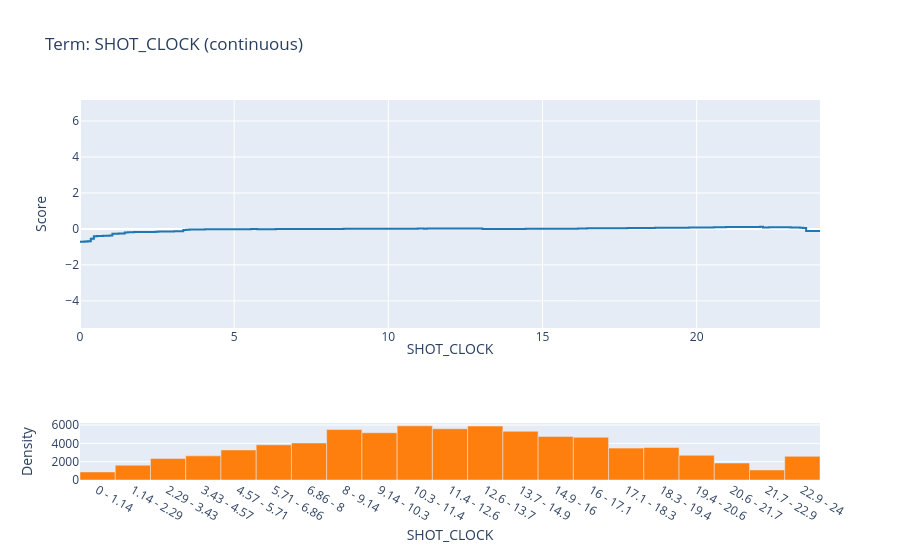

This figure's notebook cell:
### Code cell
target_feature = 'SHOT_CLOCK'

feature_index = feature_cols.index(target_feature)

feature_fig = ebm_global.visualize(feature_index)
feature_fig.show()

### Figure 1 — Plotly figure (JSON) as saved in the notebook; plotly's stock layout.template omitted (floating-point values rounded to 4 significant figures; data arrays with more than 128 entries replaced by an {"elided": "..."} marker saying what was removed)
{"data": [{"line": {"shape": "hv", "width": 0}, "marker": {"color": "#444"}, "mode": "lines", "name": "Lower Bound", "type": "scatter", "x": {"elided": "241 float values"}, "xaxis": "x", "y": {"elided": "241 float values"}, "yaxis": "y"}, {"fill": "tonexty", "fillcolor": "rgba(68, 68, 68, 0.15)", "line": {"color": "rgb(31, 119, 180)", "shape": "hv"}, "mode": "lines", "name": "Main", "type": "scatter", "x": {"elided": "241 float values"}, "xaxis": "x", "y": {"elided": "241 float values"}, "yaxis": "y"}, {"fill": "tonexty", "fillcolor": "rgba(68, 68, 68, 0.15)", "line": {"shape": "hv", "width": 0}, "marker": {"color": "#444"}, "mode": "lines", "name": "Upper Bound", "type": "scatter", "x": {"elided": "241 float values"}, "xaxis": "x", "y": {"elided": "241 float values"}, "yaxis": "y"}, {"hovertemplate": "(%{hovertext}): %{y}", "hovertext": ["0 - 1.14", "1.14 - 2.29", "2.29 - 3.43", "3.43 - 4.57", "4.57 - 5.71", "5.71 - 6.86", "6.86 - 8", "8 - 9.14", "9.14 - 10.3", "10.3 - 11.4", "11.4 - 12.6", "12.6 - 13.7", "13.7 - 14.9", "14.9 - 16", "16 - 17.1", "17.1 - 18.3", "18.3 - 19.4", "19.4 - 20.6", "20.6 - 21.7", "21.7 - 22.9", "22.9 - 24"], "marker": {"color": "#ff7f0e"}, "name": "Distribution", "type": "bar", "x": [0.5714, 1.714, 2.857, 4, 5.143, 6.286, 7.429, 8.571, 9.714, 10.86, 12, 13.14, 14.29, 15.43, 16.57, 17.71, 18.86, 20, 21.14, 22.29, 23.43], "xaxis": "x2", "y": [881, 1620, 2352, 2636, 3280, 3835, 4044, 5508, 5158, 5911, 5596, 5892, 5320, 4754, 4663, 3482, 3550, 2698, 1855, 1098, 2580], "yaxis": "y2"}], "layout": {"bargap": 0, "showlegend": false, "title": {"text": "Term: SHOT_CLOCK (continuous)"}, "xaxis": {"anchor": "y", "domain": [0, 1], "matches": "x", "title": {"standoff": 0, "text": "SHOT_CLOCK"}}, "xaxis2": {"anchor": "y2", "domain": [0, 1], "matches": "x", "tickmode": "array", "ticktext": ["0 - 1.14", "1.14 - 2.29", "2.29 - 3.43", "3.43 - 4.57", "4.57 - 5.71", "5.71 - 6.86", "6.86 - 8", "8 - 9.14", "9.14 - 10.3", "10.3 - 11.4", "11.4 - 12.6", "12.6 - 13.7", "13.7 - 14.9", "14.9 - 16", "16 - 17.1", "17.1 - 18.3", "18.3 - 19.4", "19.4 - 20.6", "20.6 - 21.7", "21.7 - 22.9", "22.9 - 24"], "tickvals": [0.5714, 1.714, 2.857, 4, 5.143, 6.286, 7.429, 8.571, 9.714, 10.86, 12, 13.14, 14.29, 15.43, 16.57, 17.71, 18.86, 20, 21.14, 22.29, 23.43], "title": {"standoff": 0, "text": "SHOT_CLOCK"}}, "yaxis": {"anchor": "x", "domain": [0.4, 1], "range": [-5.508, 7.167], "title": {"text": "Score"}}, "yaxis2": {"anchor": "x2", "domain": [0, 0.15], "title": {"text": "Density"}}}}
